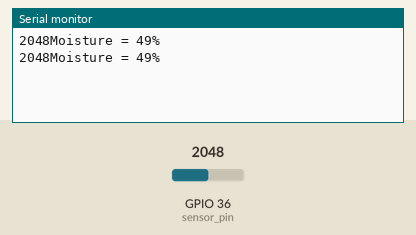
This sketch was run on a simulated ESP32. Parts: the last lines printed to the serial monitor. The test bench sets the inputs (shaded band); at power-on: GPIO 36 (sensor_pin) = 2048.

Above: at 1.8 s.
1.9 s: GPIO 36 (sensor_pin) set to 2866
At 2.7 s:
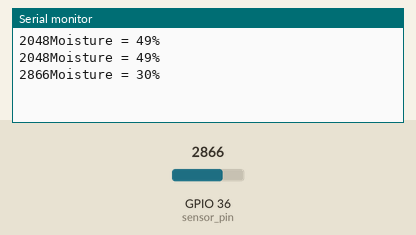
3.4 s: GPIO 36 (sensor_pin) set to 3603
At 4.8 s:
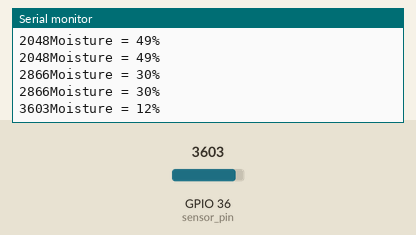
Timing chart, 0 to 6.4 s (numbered marks = the images above; inputs shaded):
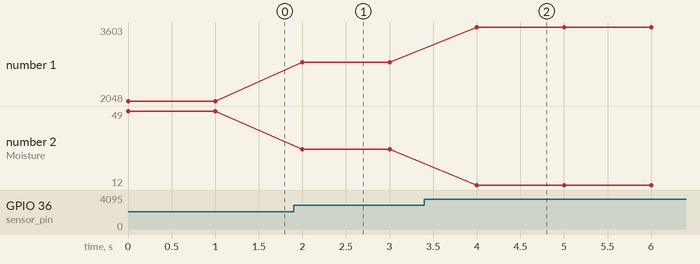

Measured:
- after the input at 1.9 s, the serial monitor: prints a new line after 0.10 s (image 1)
- after the input at 3.4 s, the serial monitor: prints a new line after 0.60 s (image 2)
- plotted number 1: 2048 → 2866 after the input at 1.9 s, 2866 → 3603 after the input at 3.4 s
- plotted number 2: 49 → 30 after the input at 1.9 s, 30 → 12 after the input at 3.4 s

The sketch:

sketch_apr04b.ino
```cpp
/*
  ESP32 Soil Moisture Sensor
  http:://www.electronicwings.com
*/

int _moisture,sensor_analog;
const int sensor_pin = A0;  /* Soil moisture sensor O/P pin */

void setup(void){
  Serial.begin(115200);     /* Set the baudrate to 115200*/
}

void loop(void){
  sensor_analog = analogRead(sensor_pin);
  Serial.print(sensor_analog);
  _moisture = ( 100 - ( (sensor_analog/4095.00) * 100 ) );
  Serial.print("Moisture = ");
  Serial.print(_moisture);  /* Print Temperature on the serial window */
  Serial.println("%");
  delay(1000);              /* Wait for 1000mS */
}
```
